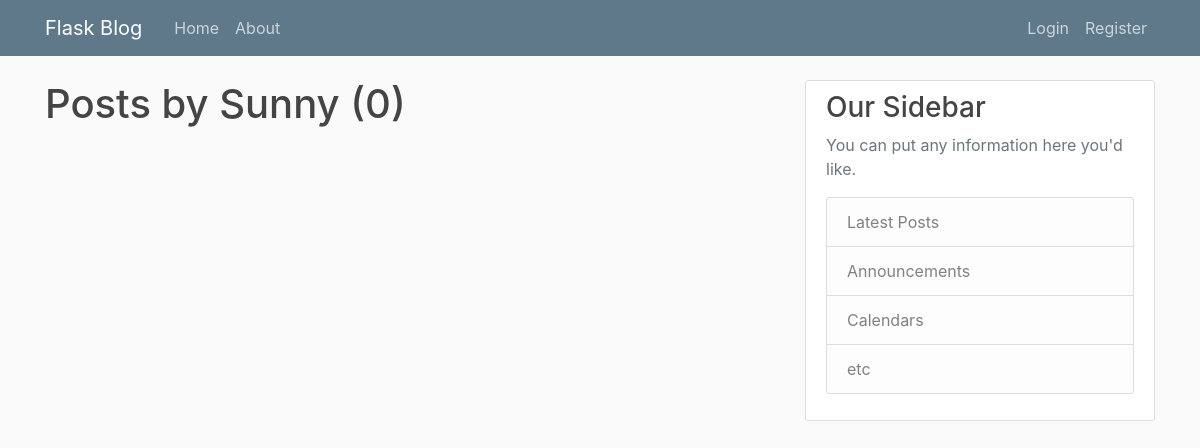
The page /user/Sunny on the database as committed earlier.
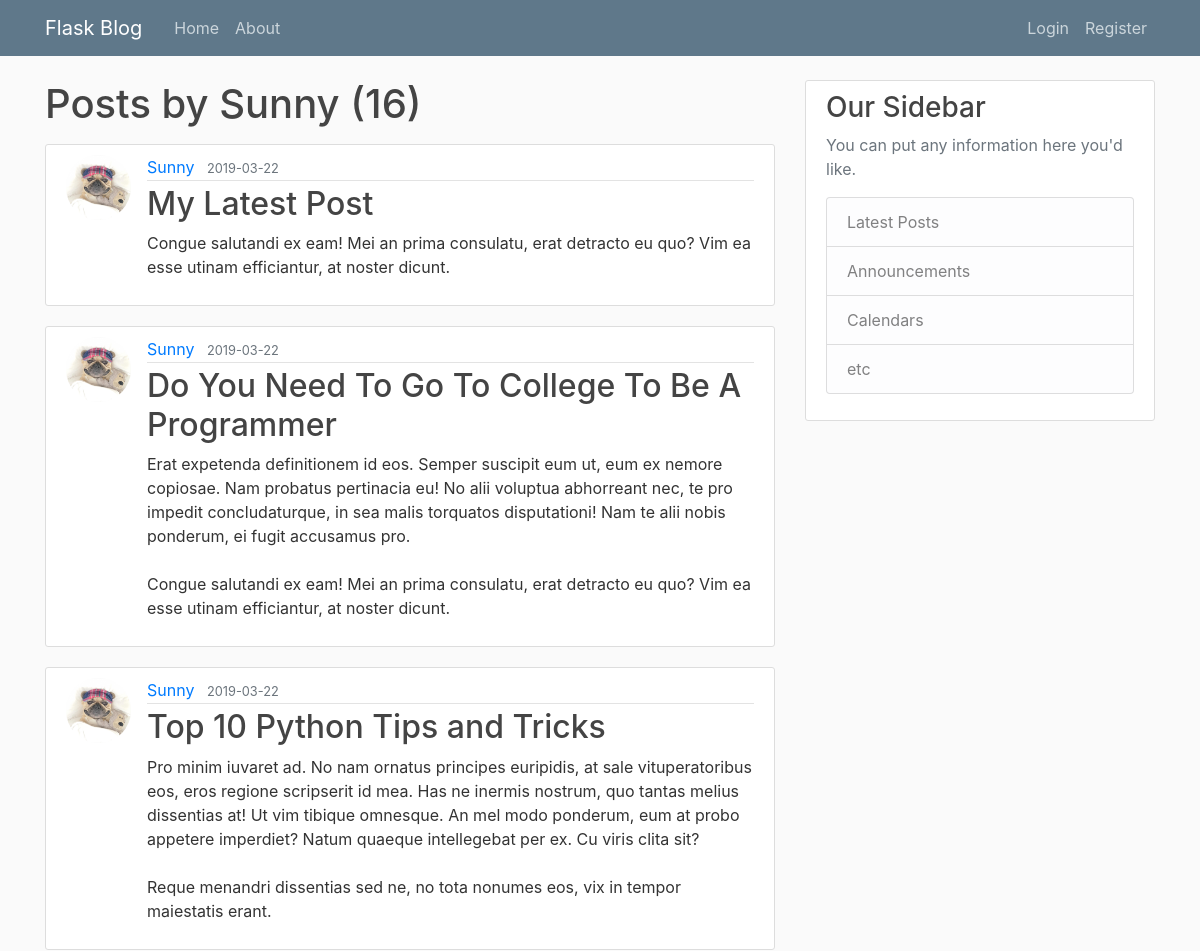
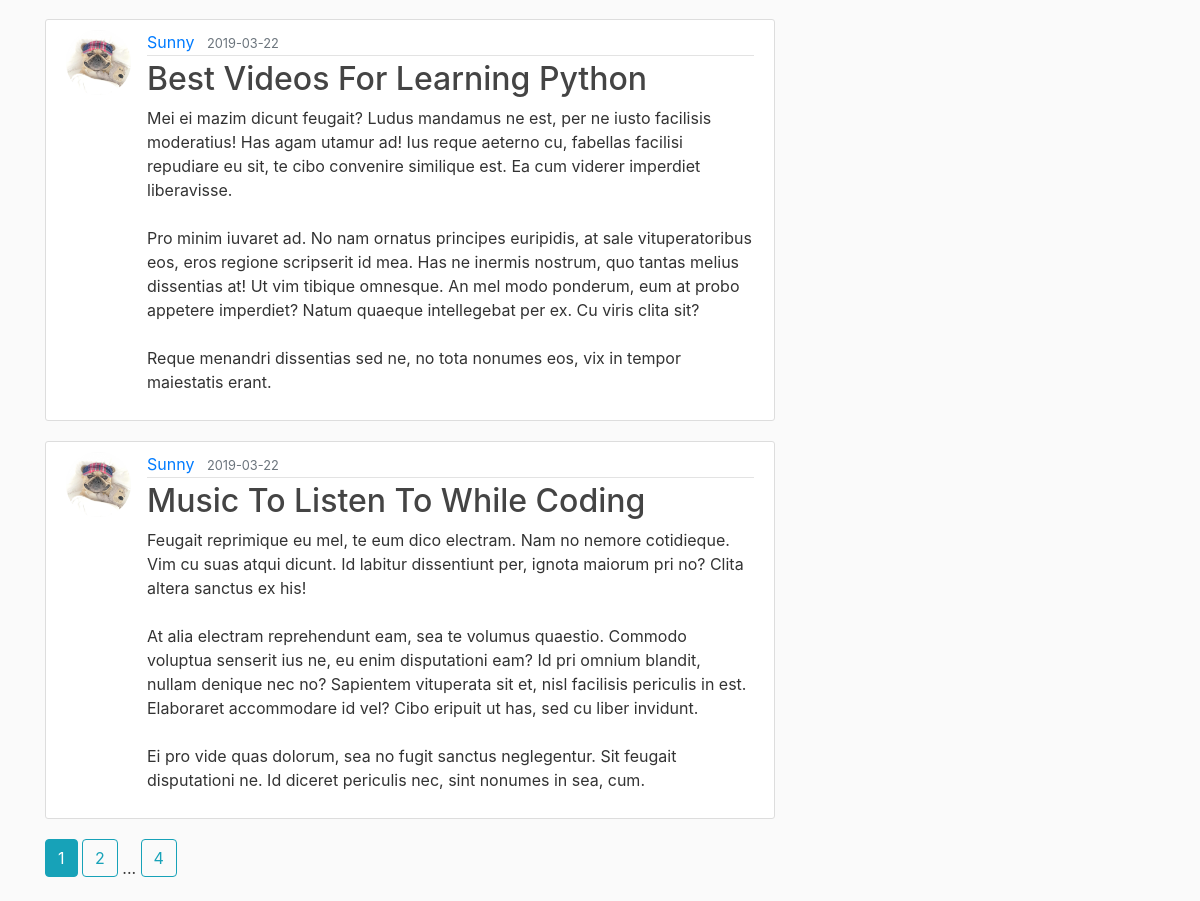
The same page on the database as committed later (2 pictures, top to bottom).
### flaskblog/models.py (models this page shows, shortened)
class Post(db.Model):
    id = db.Column(db.Integer, primary_key=True)
    title = db.Column(db.String(100), nullable=False)
    date_posted = db.Column(db.DateTime, nullable=False, default=datetime.utcnow)
    content = db.Column(db.Text, nullable=False)
    user_id = db.Column(db.Integer, db.ForeignKey('user.id'), nullable=False)

class User(db.Model, UserMixin):
    id = db.Column(db.Integer, primary_key=True)
    username = db.Column(db.String(20), unique=True, nullable=False)
    email = db.Column(db.String(120), unique=True, nullable=False)
    image_file = db.Column(db.String(20), nullable=False, default='default.jpg')
    password = db.Column(db.String(60), nullable=False)
    posts = db.relationship('Post', backref='author', lazy=True)

### flaskblog/users/routes.py (the view)
@users.route("/user/<string:username>")
def user_posts(username):
    page = request.args.get('page', 1, type=int)
    user = User.query.filter_by(username=username).first_or_404()
    posts = Post.query.filter_by(author=user)\
        .order_by(Post.date_posted.desc())\
        .paginate(page=page, per_page=5)
    return render_template('user_posts.html', posts=posts, user=user)

### flaskblog/templates/user_posts.html
{% extends "layout.html" %}
{% block content %}
  <h1 class="mb-3">Posts by {{ user.username }} ({{ posts.total }})</h1>
	{% for post in posts.items %}
		<article class="media content-section">
      <img class="rounded-circle article-img" src="{{ url_for('static', filename='profile_pics/' + post.author.image_file) }}">
      <div class="media-body">
        <div class="article-metadata">
          <a class="mr-2" href="{{ url_for('users.user_posts', username=post.author.username) }}">{{ post.author.username }}</a>
          <small class="text-muted">{{ post.date_posted.strftime('%Y-%m-%d') }}</small>
        </div>
        <h2><a class="article-title" href="{{ url_for('posts.post', post_id=post.id) }}">{{ post.title }}</a></h2>
        <p class="article-content">{{ post.content }}</p>
      </div>
    </article>
	{% endfor %}
  {% for page_num in posts.iter_pages(left_edge = 1, right_edge = 1, left_current = 1, right_current = 2) %}
    {% if page_num %}
      {% if posts.page == page_num %}
        <a class="btn btn-info mb-4" href="{{ url_for('users.user_posts', username=user.username, page=page_num) }}">{{ page_num }}</a>
      {% else %}
        <a class="btn btn-outline-info mb-4" href="{{ url_for('users.user_posts', username=user.username, page=page_num) }}">{{ page_num }}</a>
      {% endif %}
    {% else %}
      ...
    {% endif %}
  {% endfor %}
{% endblock content %}

Rows that differ between the two databases and show on the page:
added Post: image_file (picture), author.username "Sunny", date_posted "2019-03-22", title "My Latest Post", content "Congue salutandi ex eam! Mei an prima consulatu, erat detracto eu quo? Vim ea esse utinam efficiantur, at noster dicunt."
added Post: image_file (picture), author.username "Sunny", date_posted "2019-03-22", title "Do You Need To Go To College To Be A Programmer", content "Erat expetenda definitionem id eos. Semper suscipit eum ut, eum ex nemore copiosae. Nam probatus pertinacia eu! No alii voluptua abhorreant nec, te pro impedit concludaturque, in sea malis torquatos disputationi! Nam te alii nobis ponderum, ei fugit accusamus pro. Congue salutandi ex eam! Mei an prima consulatu, erat detracto eu quo? Vim ea esse utinam efficiantur, at noster dicunt."
added Post: image_file (picture), author.username "Sunny", date_posted "2019-03-22", title "Top 10 Python Tips and Tricks", content "Pro minim iuvaret ad. No nam ornatus principes euripidis, at sale vituperatoribus eos, eros regione scripserit id mea. Has ne inermis nostrum, quo tantas melius dissentias at! Ut vim tibique omnesque. An mel modo ponderum, eum at probo appetere imperdiet? Natum quaeque intellegebat per ex. Cu viris clita sit? Reque menandri dissentias sed ne, no tota nonumes eos, vix in tempor maiestatis erant."
added Post: image_file (picture), author.username "Sunny", date_posted "2019-03-22", title "Best Videos For Learning Python", content "Mei ei mazim dicunt feugait? Ludus mandamus ne est, per ne iusto facilisis moderatius! Has agam utamur ad! Ius reque aeterno cu, fabellas facilisi repudiare eu sit, te cibo convenire similique est. Ea cum viderer imperdiet liberavisse. Pro minim iuvaret ad. No nam ornatus principes euripidis, at sale vituperatoribus eos, eros regione scripserit id mea. Has ne inermis nostrum, quo tantas melius dissentias at! Ut vim tibique omnesque. An mel modo ponderum, eum at probo appetere imperdiet? Natum quaeque intellegebat per ex. Cu viris clita sit? Reque menandri dissentias sed ne, no tota nonumes eos, vix in tempor maiestatis erant."
added Post: image_file (picture), author.username "Sunny", date_posted "2019-03-22", title "Music To Listen To While Coding", content "Feugait reprimique eu mel, te eum dico electram. Nam no nemore cotidieque. Vim cu suas atqui dicunt. Id labitur dissentiunt per, ignota maiorum pri no? Clita altera sanctus ex his! At alia electram reprehendunt eam, sea te volumus quaestio. Commodo voluptua senserit ius ne, eu enim disputationi eam? Id pri omnium blandit, nullam denique nec no? Sapientem vituperata sit et, nisl facilisis periculis in est. Elaboraret accommodare id vel? Cibo eripuit ut has, sed cu liber invidunt. Ei pro vide quas dolorum, sea no fugit sanctus neglegentur. Sit feugait disputationi ne. Id diceret periculis nec, sint nonumes in sea, cum."
Other text that changed with them:
{{ posts.total }}: "0" → "16"
new list line: "1"
new list line: "2"
new list line: "4"
